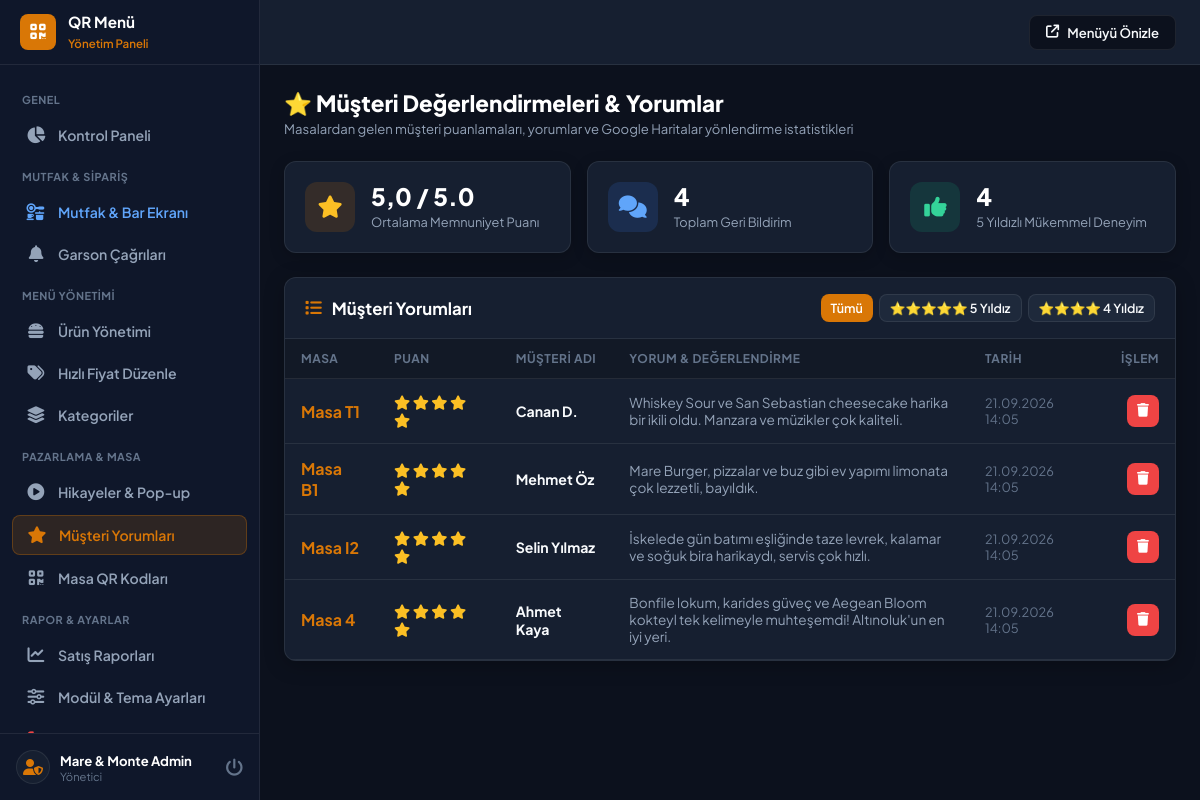
The page /admin/feedback.php (signed in) on the database its author committed.
### tables this page shows
CREATE TABLE feedback (
        id INTEGER PRIMARY KEY AUTOINCREMENT,
        table_number VARCHAR(50) DEFAULT '',
        rating INT NOT NULL DEFAULT 5,
        name VARCHAR(100) DEFAULT '',
        comment TEXT,
        is_read INT DEFAULT 0,
        created_at DATETIME DEFAULT CURRENT_TIMESTAMP
    );

### admin/feedback.php (the view, shortened to what this page needs)
<?php
require_once __DIR__ . '/header.php';
$avgRating = $pdo->query("SELECT AVG(rating) FROM feedback")->fetchColumn();
$totalFeedback = $pdo->query("SELECT COUNT(*) FROM feedback")->fetchColumn();
$fiveStarsCount = $pdo->query("SELECT COUNT(*) FROM feedback WHERE rating = 5")->fetchColumn();
$filterRating = (int)($_GET['rating'] ?? 0);
$query = "SELECT * FROM feedback";
$query .= " ORDER BY id DESC";
$feedbacks = $pdo->query($query)->fetchAll();
?>
<div class="page-header">
    <div class="page-title">
        <h1>⭐ Müşteri Değerlendirmeleri & Yorumlar</h1>
        <p>Masalardan gelen müşteri puanlamaları, yorumlar ve Google Haritalar yönlendirme istatistikleri</p>
    </div>
</div>
<div class="stats-grid">
    <div class="stat-card">
        <div class="stat-icon primary">
            <i class="fas fa-star"></i>
        </div>
        <div class="stat-data">
            <h3><?php echo number_format((float)$avgRating, 1, ',', '.'); ?> / 5.0</h3>
            <span>Ortalama Memnuniyet Puanı</span>
        </div>
    </div>
    <div class="stat-card">
        <div class="stat-icon info">
            <i class="fas fa-comments"></i>
        </div>
        <div class="stat-data">
            <h3><?php echo (int)$totalFeedback; ?></h3>
            <span>Toplam Geri Bildirim</span>
        </div>
    </div>
    <div class="stat-card">
        <div class="stat-icon success">
            <i class="fas fa-thumbs-up"></i>
        </div>
        <div class="stat-data">
            <h3><?php echo (int)$fiveStarsCount; ?></h3>
            <span>5 Yıldızlı Mükemmel Deneyim</span>
        </div>
    </div>
</div>
<div class="card">
    <div class="card-header">
        <h3 class="card-title"><i class="fas fa-list" style="color:var(--primary);"></i> Müşteri Yorumları</h3>
        <div style="display:flex; gap:6px;">
            <a href="feedback.php" class="btn <?php echo $filterRating === 0 ? 'btn-primary' : 'btn-secondary'; ?> btn-sm">Tümü</a>
            <a href="feedback.php?rating=5" class="btn <?php echo $filterRating === 5 ? 'btn-primary' : 'btn-secondary'; ?> btn-sm">⭐⭐⭐⭐⭐ 5 Yıldız</a>
            <a href="feedback.php?rating=4" class="btn <?php echo $filterRating === 4 ? 'btn-primary' : 'btn-secondary'; ?> btn-sm">⭐⭐⭐⭐ 4 Yıldız</a>
        </div>
    </div>
    <div class="card-body" style="padding: 0;">
        <div class="table-responsive">
            <table class="admin-table">
                <thead>
                    <tr>
                        <th>Masa</th>
                        <th>Puan</th>
                        <th>Müşteri Adı</th>
                        <th>Yorum & Değerlendirme</th>
                        <th>Tarih</th>
                        <th style="text-align: right;">İşlem</th>
                    </tr>
                </thead>
                <tbody>
                    <?php if (empty($feedbacks)): ?>
                        <tr>
                            <td colspan="6" style="text-align: center; padding: 32px; color: var(--text-dim);">
                                Henüz değerlendirme bulunmamaktadır.
                            </td>
                        </tr>
                    <?php else: ?>
                        <?php foreach ($feedbacks as $fb): ?>
                            <tr id="row-feedback-<?php echo $fb['id']; ?>">
                                <td>
                                    <strong style="color:var(--primary); font-size:1rem;">Masa <?php echo htmlspecialchars($fb['table_number'] ?: '-'); ?></strong>
                                </td>
                                <td>
                                    <div style="color: #fbbf24; font-size: 0.9rem;">
                                        <?php for ($i=1; $i<=5; $i++): ?>
                                            <i class="<?php echo $i <= $fb['rating'] ? 'fas fa-star' : 'far fa-star'; ?>"></i>
                                        <?php endfor; ?>
                                    </div>
                                </td>
                                <td><strong><?php echo htmlspecialchars($fb['name'] ?: 'Misafir'); ?></strong></td>
                                <td style="color: var(--text-muted); font-size: 0.85rem; max-width: 360px;">
                                    <?php echo htmlspecialchars($fb['comment'] ?: 'Yorum bırakılmadı.'); ?>
                                </td>
                                <td style="font-size: 0.8rem; color: var(--text-dim);">
                                    <?php echo date('d.m.Y H:i', strtotime($fb['created_at'])); ?>
                                </td>
                                <td style="text-align: right;">
                                    <button type="button" class="btn btn-danger btn-icon" onclick="deleteFeedback(<?php echo $fb['id']; ?>)">
                                        <i class="fas fa-trash"></i>
                                    </button>
                                </td>
                            </tr>
                        <?php endforeach; ?>
                    <?php endif; ?>
                </tbody>
            </table>
        </div>
    </div>
</div>
<?php require_once __DIR__ . '/footer.php'; ?>

### assets/css/admin.css (style rules this page uses)
:root { --primary: #d97706; --primary-rgb: 217, 119, 6; --primary-hover: #b45309; --primary-light: #fef3c7; --bg-dark: #090d16; --bg-sidebar: #0f172a; --bg-body: #0c111d; --bg-card: #161f30; --bg-card-hover: #1e293b; --bg-input: #1e293b; --text-main: #f8fafc; --text-muted: #94a3b8; --text-dim: #64748b; --border: rgba(255, 255, 255, 0.08); --border-focus: rgba(217, 119, 6, 0.5); --success: #10b981; --danger: #ef4444; --warning: #f59e0b; --info: #3b82f6; --radius-sm: 8px; --radius-md: 12px; --radius-lg: 20px; --sidebar-width: 260px; --header-height: 65px; }
*, *::before, *::after { box-sizing: border-box; margin: 0; padding: 0; }
body { font-family: 'Plus Jakarta Sans', -apple-system, BlinkMacSystemFont, sans-serif; background-color: var(--bg-body); color: var(--text-main); min-height: 100vh; display: flex; }
.page-header { display: flex; align-items: center; justify-content: space-between; margin-bottom: 24px; flex-wrap: wrap; gap: 14px; }
.page-title h1 { font-size: 1.4rem; font-weight: 800; color: #fff; }
.page-title p { font-size: 0.82rem; color: var(--text-muted); margin-top: 2px; }
.stats-grid { display: grid; grid-template-columns: repeat(auto-fit, minmax(220px, 1fr)); gap: 16px; margin-bottom: 24px; }
.stat-card { background: var(--bg-card); border: 1px solid var(--border); border-radius: var(--radius-md); padding: 20px; display: flex; align-items: center; gap: 16px; box-shadow: 0 4px 15px rgba(0,0,0,0.2); }
.stat-icon { width: 50px; height: 50px; border-radius: var(--radius-md); display: flex; align-items: center; justify-content: center; font-size: 1.4rem; }
.stat-icon.primary { background: rgba(217, 119, 6, 0.15); color: #fbbf24; }
.stat-icon.success { background: rgba(16, 185, 129, 0.15); color: #34d399; }
.stat-icon.info { background: rgba(59, 130, 246, 0.15); color: #60a5fa; }
.stat-data h3 { font-size: 1.5rem; font-weight: 800; color: #fff; line-height: 1.1; }
.stat-data span { font-size: 0.8rem; color: var(--text-muted); }
.card { background: var(--bg-card); border: 1px solid var(--border); border-radius: var(--radius-md); overflow: hidden; box-shadow: 0 4px 20px rgba(0,0,0,0.25); margin-bottom: 24px; }
.card-header { padding: 16px 20px; border-bottom: 1px solid var(--border); display: flex; align-items: center; justify-content: space-between; flex-wrap: wrap; gap: 12px; }
.card-title { font-size: 1.05rem; font-weight: 700; color: #fff; display: flex; align-items: center; gap: 10px; }
.card-body { padding: 20px; }
.table-responsive { width: 100%; overflow-x: auto; }
.admin-table { width: 100%; border-collapse: collapse; text-align: left; }
.admin-table th { padding: 12px 16px; background: rgba(0, 0, 0, 0.2); color: var(--text-dim); font-size: 0.75rem; font-weight: 700; text-transform: uppercase; letter-spacing: 0.5px; border-bottom: 1px solid var(--border); }
.admin-table td { padding: 14px 16px; border-bottom: 1px solid var(--border); font-size: 0.88rem; color: var(--text-main); vertical-align: middle; }
.btn { display: inline-flex; align-items: center; justify-content: center; gap: 8px; padding: 9px 16px; border-radius: var(--radius-sm); font-size: 0.85rem; font-weight: 600; cursor: pointer; border: none; text-decoration: none; transition: all 0.2s ease; font-family: inherit; }
.btn-primary { background: var(--primary); color: #fff; }
.btn-danger { background: var(--danger); color: #fff; }
.btn-secondary { background: var(--bg-input); color: var(--text-main); border: 1px solid var(--border); }
.btn-sm { padding: 5px 10px; font-size: 0.78rem; }
.btn-icon { width: 32px; height: 32px; padding: 0; border-radius: var(--radius-sm); }

### rows shown on the page
feedback: table_number "T1", rating 5 (drawn), name "Canan D.", comment "Whiskey Sour ve San Sebastian cheesecake harika bir ikili oldu. Manzara ve müzikler çok kaliteli.", created_at "21.09.2026 14:05"
feedback: table_number "B1", rating 5 (drawn), name "Mehmet Öz", comment "Mare Burger, pizzalar ve buz gibi ev yapımı limonata çok lezzetli, bayıldık.", created_at "21.09.2026 14:05"
feedback: table_number "I2", rating 5 (drawn), name "Selin Yılmaz", comment "İskelede gün batımı eşliğinde taze levrek, kalamar ve soğuk bira harikaydı, servis çok hızlı.", created_at "21.09.2026 14:05"
feedback: table_number "4", rating 5 (drawn), name "Ahmet Kaya", comment "Bonfile lokum, karides güveç ve Aegean Bloom kokteyl tek kelimeyle muhteşemdi! Altınoluk'un en iyi yeri.", created_at "21.09.2026 14:05"

### other values the page prints
$adminName "Mare & Monte Admin"
$avgRating "5,0"
$totalFeedback "4"
$fiveStarsCount "4"
